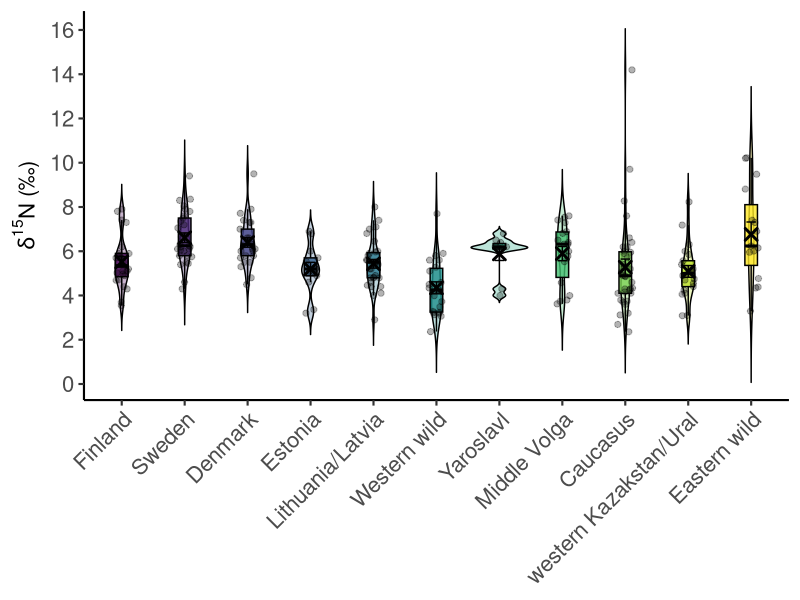
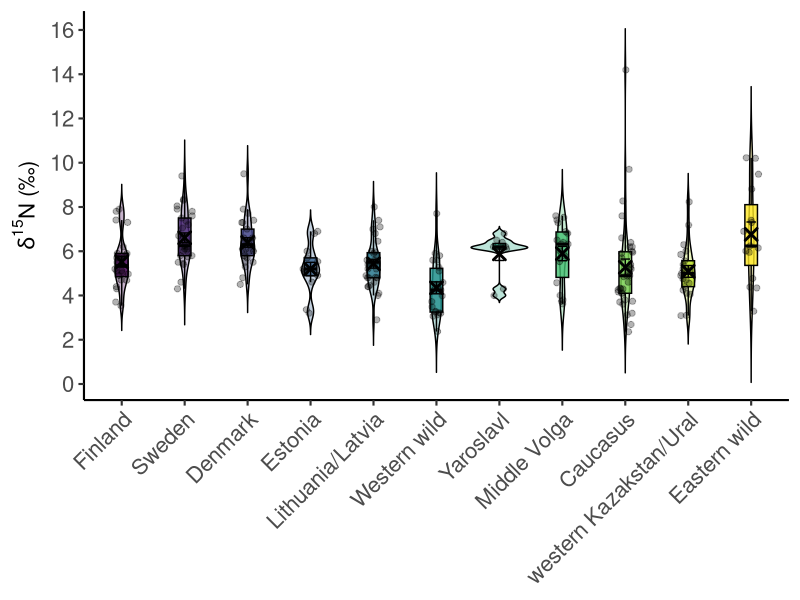
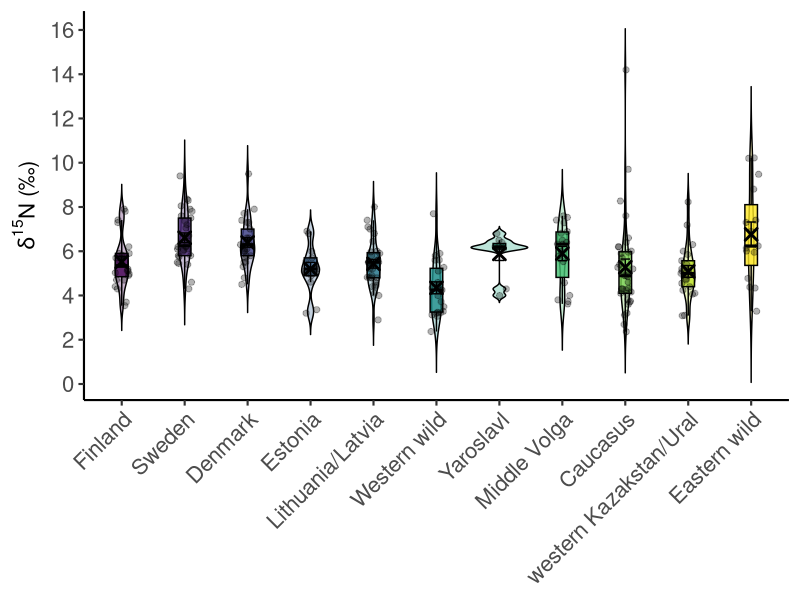

These figures' R source, in order:
############################################################
# Stable isotope analysis of ancient horses
# Violin plot of δ15N values by geographic subgroup
#
# Author: Johanna Honka
# Date: 2026
#
# Required packages:
# ggplot2
# viridis
############################################################

# Load libraries
library(ggplot2)
library(viridis)

#optional for .svg export
library(svglite)


#-----------------------------------------------------------
# Import data
#-----------------------------------------------------------

#Use read.csv() for comma-separated files with dot decimals
#Use read.csv2() for semicolon-separated files with comma decimals

isotope_data <- read.csv2(
  "Full isotopic dataset.csv",
  fileEncoding = "latin1"
)

#Rename isotope column if necessary to "d15N"
#Special characters in column name e.g "δ15N (‰)" could be problematic


# Ensure isotope values are numeric
isotope_data$d15N <- as.numeric(isotope_data$d15N)

#-----------------------------------------------------------
# Define subgroup order (west to east)
#-----------------------------------------------------------

isotope_data$Subgroup <- factor(
  isotope_data$Subgroup,
  levels = c(
    "Finland",
    "Sweden",
    "Denmark",
    "Estonia",
    "Lithuania/Latvia",
    "Western wild",
    "Yaroslavl",
    "Middle Volga",
    "Caucasus",
    "western Kazakstan/Ural",
    "Eastern wild"
  )
)

#-----------------------------------------------------------
# Generate plot
#-----------------------------------------------------------

d15N_plot <- ggplot(
  isotope_data,
  aes(
    x = Subgroup,
    y = d15N,
    fill = Subgroup
  )
) +
  
  # Violin plot
  geom_violin(
    trim = FALSE,
    alpha = 0.3,
    colour = "black"
  ) +
  
  # Boxplot
  geom_boxplot(
    width = 0.2,
    outlier.shape = NA,
    alpha = 0.8,
    colour = "black"
  ) +
  
  # Individual observations
  geom_jitter(
    width = 0.12,
    size = 1.8,
    alpha = 0.3,
    colour = "black"
  ) +
  
  # Mean ± SE
  stat_summary(
    fun.data = mean_se,
    geom = "errorbar",
    width = 0.15,
    color = "black",
    linewidth = 0.5
  ) +
  
  # Mean marker
  stat_summary(
    fun = mean,
    geom = "point",
    shape = 4,
    size = 3,
    stroke = 1.5,
    colour = "black"
  ) +
  
  # Viridis palette
  scale_fill_viridis_d(option = "D") +
  
  labs(
    x = NULL,
    y = expression(delta^15 * N ~ "(‰)")
  ) +
  
  theme_classic(base_size = 16) +
  
  theme(
    axis.text.x = element_text(
      angle = 45,
      hjust = 1,
      vjust = 1,
      size = 16
    ),
    axis.text.y = element_text(size = 16),
    axis.title.y = element_text(size = 16),
    legend.position = "none"
  ) +

  # Y-axis limits
scale_y_continuous(
  breaks = seq(0, 16, by = 2)
)

# Display plot
print(d15N_plot)

#-----------------------------------------------------------
# Export figure
#-----------------------------------------------------------

ggsave(
  filename = "Figure_d15N_violin_plot.png",
  plot = d15N_plot,
  width = 10,
  height = 6,
  dpi = 600
)

# SVG (vector format) for potential figure post-processing
ggsave(
  filename = "Figure_d15N_violin_plot.svg",
  plot = d15N_plot,
  width = 10,
  height = 6,
  units = "in"
)
